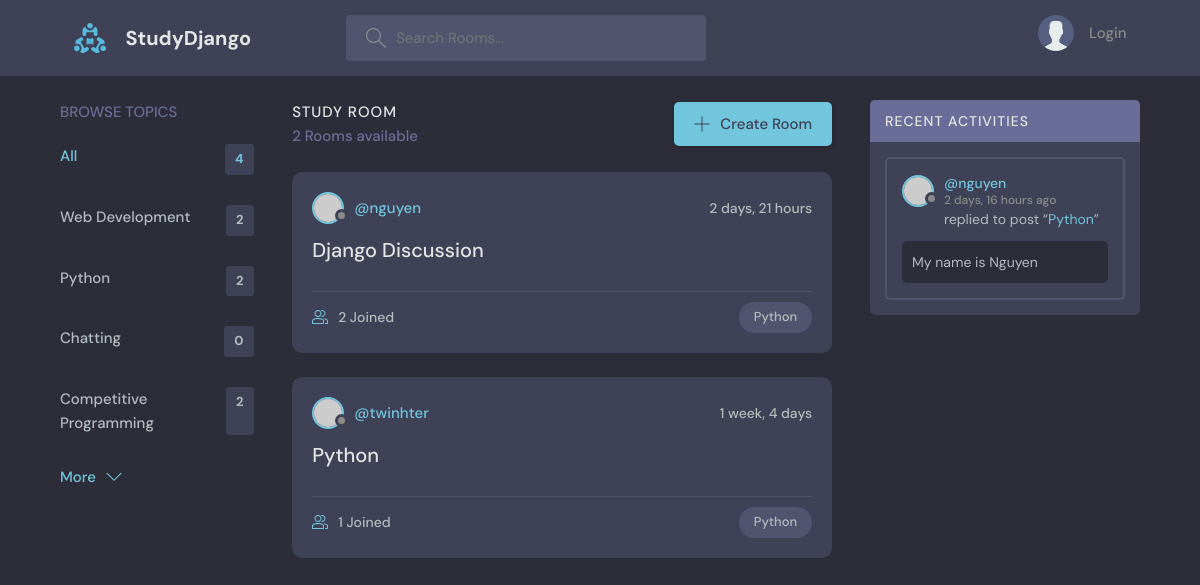
Page /?q=Python on the committed database.
### base/models.py (models this page shows, shortened)
class Topic(models.Model):
    name = models.CharField(max_length = 200)
    def __str__(self) -> str:
        return self.name

class Room(models.Model):
    host = models.ForeignKey(User, on_delete=models.SET_NULL, null=True)
    topic = models.ForeignKey(Topic, on_delete=models.SET_NULL, null=True) # add one (topic) to many (Room) relationship
    name = models.CharField(max_length = 200)
    description = models.TextField(null = True, blank=True)
    participants = models.ManyToManyField(User, related_name='participants', blank=True) # Many to many relationship
    update = models.DateTimeField(auto_now = True)
    created = models.DateTimeField(auto_now_add = True)
    class Meta:
        ordering = ['-update', '-created']

class Message(models.Model):
    user = models.ForeignKey(User, on_delete=models.CASCADE) # Set one (user) to many (message) relationship
    room = models.ForeignKey(Room, on_delete=models.CASCADE) # Set one (room) to many (message) relationship
    body = models.TextField()
    update = models.DateTimeField(auto_now = True)
    created = models.DateTimeField(auto_now_add = True)
    class Meta:
        ordering = ['-update', '-created']
    def __str__(self) -> str:
        return self.body[0:20]

### base/views.py (the view)
# urls.py: path('', views.home, name = 'home'),
def home(request):
    q = request.GET.get('q') if request.GET.get('q') != None else ''
    rooms = Room.objects.filter(
        Q(topic__name__istartswith = q) |
        Q(name__contains = q) |
        Q(host__username__istartswith = q)
    ) # For search
    room_count = rooms.count()
    topics = Topic.objects.all()
    room_messages = Message.objects.filter(
        Q(room__topic__name__icontains = q)
    )
    context = {'rooms':rooms, 'topics': topics, 'room_count': room_count, 'room_messages': room_messages}
    return render(request, 'base/home.html', context)

### base/templates/base/home.html (shortened to what this page needs)
{% extends 'main.html' %}
{% block content %}
<main class="layout layout--3">
    <div class="container">
    {% include 'base/topic_component.html' %}
    <div class="roomList">
        <div class="roomList__header">
        <div>
            <h2>Study Room</h2>
            <p>{{room_count}} Rooms available</p>
        </div>
        <a class="btn btn--main" href="{% url 'createRoom' %}">
            <svg version="1.1" xmlns="http://www.w3.org/2000/svg" width="32" height="32" viewBox="0 0 32 32">
            <title>add</title>
            <path
                d="M16.943 0.943h-1.885v14.115h-14.115v1.885h14.115v14.115h1.885v-14.115h14.115v-1.885h-14.115v-14.115z"
            ></path>
            </svg>
            Create Room
        </a>
        </div>
        {% include 'base/feed_component.html' %}
    </div>
    {% include 'base/activity_component.html' %}
    </div>
</main>
{% endblock %}

### base/templates/base/topic_component.html
<div class="topics">
    <div class="topics__header">
    <h2>Browse Topics</h2>
    </div>
    <ul class="topics__list">
    <li>
        <a href="{% url 'home' %}" class="active">All <span>{{topics.count}}</span></a>
    </li>
    {% for topic in topics %}
    <li>
        <a href="{% url 'home' %}?q={{topic.name}}">{{topic.name}} <span>{{topic.room_set.all.count}}</span></a>
    </li>
    {% endfor %}
    </ul>
    <a class="btn btn--link" href="topics.html">
    More
    <svg version="1.1" xmlns="http://www.w3.org/2000/svg" width="32" height="32" viewBox="0 0 32 32">
        <title>chevron-down</title>
        <path d="M16 21l-13-13h-3l16 16 16-16h-3l-13 13z"></path>
    </svg>
    </a>
</div>

### base/templates/base/feed_component.html (shortened to what this page needs)
{% for room in rooms %}
<div class="roomListRoom">
    <div class="roomListRoom__header">
        <a href="{% url 'profile' room.host.id %}" class="roomListRoom__author">
        <div class="avatar avatar--small">
            <img src="https://randomuser.me/api/portraits/women/11.jpg" />
        </div>
        <span>@{{room.host.username}}</span>
        </a>
        <div class="roomListRoom__actions">
        <span>{{room.created|timesince}}</span>
        </div>
    </div>
    <div class="roomListRoom__content">
        <a href="{% url 'room' room.id %}">{{room.name}}</a>
    </div>
    <div class="roomListRoom__meta">
        <a href="{% url 'room' room.id %}" class="roomListRoom__joined">
        {{room.participants.all.count}} Joined
        </a>
        <p class="roomListRoom__topic">{{room.topic}}</p>
    </div>
</div>
{% endfor %}

### base/templates/base/activity_component.html (shortened to what this page needs)
<div class="activities">
    <div class="activities__header">
    <h2>Recent Activities</h2>
    </div>
    {% for message in room_messages %}
    <div class="activities__box">
    <div class="activities__boxHeader roomListRoom__header">
        <a href="{% url 'profile' message.user.id %}" class="roomListRoom__author">
        <div class="avatar avatar--small">
            <img src="https://randomuser.me/api/portraits/women/11.jpg" />
        </div>
        <p>
            @{{message.user}}
            <span>{{message.created|timesince}} ago</span>
        </p>
        </a>
    </div>
    <div class="activities__boxContent">
        <p>replied to post “<a href="{% url 'room' message.room.id %}">{{message.room.name}}</a>”</p>
        <div class="activities__boxRoomContent">
        {{message}}
        </div>
    </div>
    </div>
    {% endfor %}
</div>

### rows in the picture
Topic: name "Web Development", room_set.all.count "2"
Topic: name "Python", room_set.all.count "2"
Topic: name "Chatting", room_set.all.count "0"
Topic: name "Competitive Programming", room_set.all.count "2"
Room: host.username "nguyen", created "2 days, 21 hours", name "Django Discussion", participants.all.count "2", topic "Python"
Room: host.username "twinhter", created "1 week, 4 days", name "Python", participants.all.count "1", topic "Python"
Message: user "nguyen", created "2 days, 16 hours", room.name "Python", body "My name is Nguyen"

### other values in the picture
{{ topics.count }} "4"
{{ room_count }} "2"
